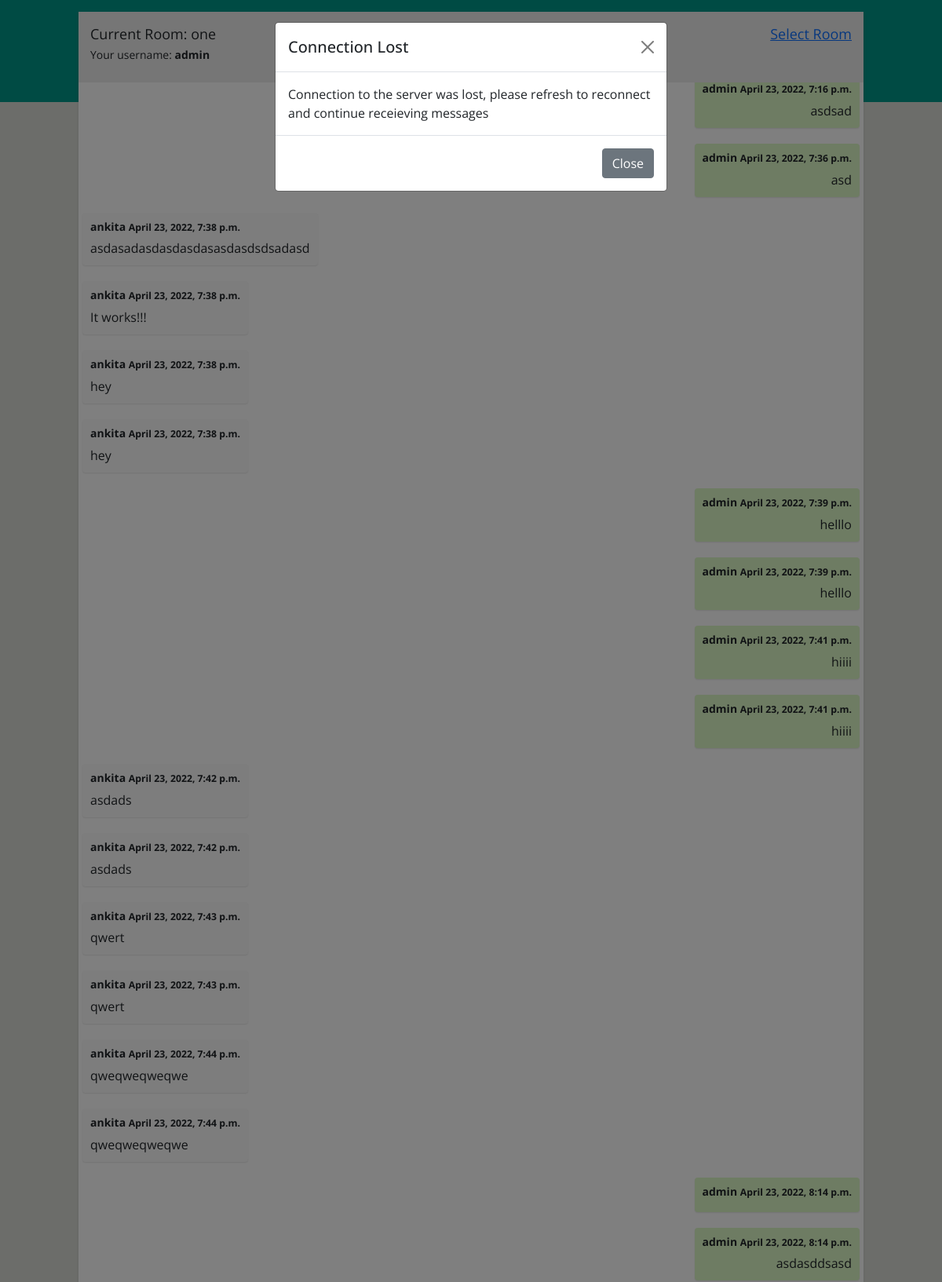
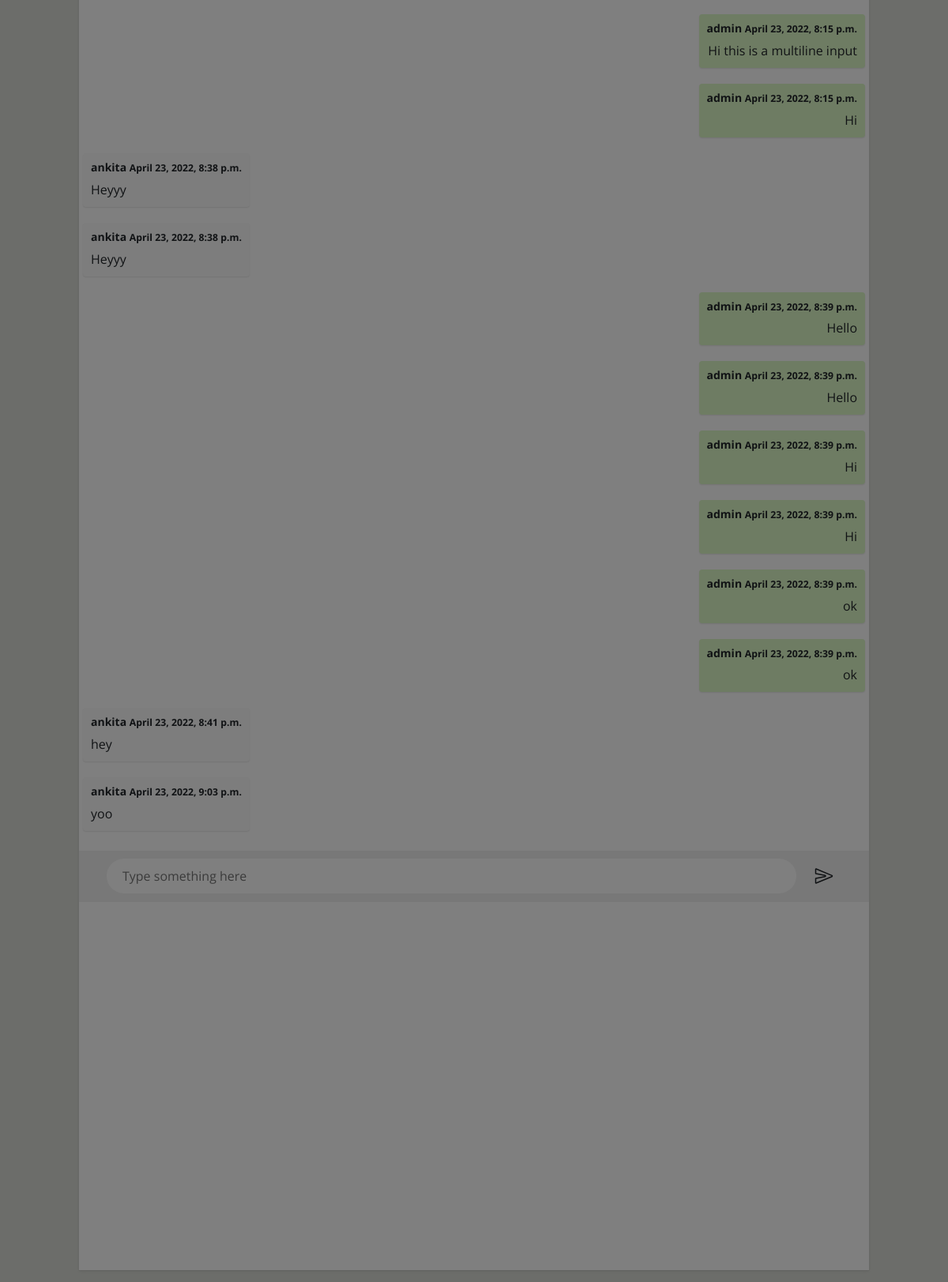
Screenshot of /chat/one/ (signed in) with the database file from the repository (2 pictures, top to bottom).
### chat/models.py (models this page shows, shortened)
class ChatRoom(models.Model):
	name = models.CharField(max_length=150, unique=True)
	private = models.BooleanField(default=False)
	allowed_member_list = models.ManyToManyField(User, blank=True)
	class Meta:
		pass

class User(AbstractUser):
	profile_picture = models.ImageField(default='default.png', upload_to='profile_pics')
	class Meta:
		ordering = ('username',)
	def __str__(self):
		return self.username

class Message(models.Model):
	author = models.ForeignKey(User, related_name='messages', on_delete=models.CASCADE)
	content = models.TextField()
	timestamp = models.DateTimeField(auto_now_add=True)
	room = models.ForeignKey(ChatRoom, related_name='room_message', on_delete=models.CASCADE)
	class Meta:
		None

### chat/views.py (the view)
# urls.py: path('<str:room_name>/', ChatRoomView.as_view(), name='room')
class ChatRoomView(LoginRequiredMixin,TemplateView ):
    template_name = "chat/room.html"
    def get(self, *args, **kwargs):
        chat_room_obj = ChatRoom.objects.filter(name=self.kwargs['room_name'])
        if not chat_room_obj:
            chat_room_obj = ChatRoom.objects.create(name=self.kwargs['room_name'])
        else:
            chat_room_obj = chat_room_obj[0]
        if chat_room_obj.private:
            if not self.request.user in chat_room_obj.allowed_member_list.all():
                return redirect('unauthorized_room')
        return super().get(*args, **kwargs)
    def get_context_data(self, **kwargs):
        context = super(ChatRoomView, self).get_context_data(**kwargs)
        context['message_list'] = Message.objects.filter(room__name=self.kwargs['room_name'])
        chat_room_obj = ChatRoom.objects.get(name=self.kwargs['room_name'])
        context['room_id'] = chat_room_obj.id
        context['room_name'] = chat_room_obj.name
        return context

### chat/templates/chat/room.html (shortened to what this page needs)
{% extends "chat/base.html" %}
{% load static %}
{% block custom_css%}
    <link rel="stylesheet" type="text/css" href="{% static 'css/chat_room.css' %}">
{% endblock %}
{% block content %}
    <div class="container">
        <div class="centerpart">
            <div class="header">
                <div id="room_name_heading" class="d-flex justify-content-between">
                     <div >Current Room: {{room_name}}</div>
                     <div ><a href="{% url 'room_entry' %}">Select Room</a></div>
                </div>
                <small>Your username: <b>{{request.user.username}}</b></small>
            </div>
            <div class="body_centre" id="centre_of_body">
                <div class="chat-area" id="message_part">
                    {% if message_list %}
                        {% for message in message_list %}
                            <div class="message_item {%if message.author.username == request.user.username %}my-message{%endif%}">
                                <h3 class="message_author">{{message.author}} <small>{{message.timestamp}}</small></h3>
                                <div class="message_content">{{message.content}}</div>
                            </div>
                        {% endfor %}
                    {% endif %}
                </div>
            <div class="chatbox_input" id="chat-area">
                <input id="chat-message-input" type="text" size="100" placeholder="Type something here">
                <ion-icon name="send-outline" id="chat-message-submit"  value="Send"></ion-icon>
            </div>
        </div>
        </div>
    </div>
<div class="modal fade" id="LostModal" tabindex="-1" aria-labelledby="LostModalLabel" aria-hidden="true">
  <div class="modal-dialog">
    <div class="modal-content">
      <div class="modal-header">
        <h5 class="modal-title" id="exampleModalLabel">Connection Lost</h5>
        <button type="button" class="btn-close" data-bs-dismiss="modal" aria-label="Close"></button>
      </div>
      <div class="modal-body">
        Connection to the server was lost, please refresh to reconnect and continue receieving messages
      </div>
      <div class="modal-footer">
        <button type="button" class="btn btn-secondary" data-bs-dismiss="modal">Close</button>
      </div>
    </div>
  </div>
</div>
{% endblock %}

### chat/templates/chat/base.html (shortened to what this page needs)
<!DOCTYPE html>
{% load static %}
<html>
<head>
    <link href="https://cdn.jsdelivr.net/npm/bootstrap@5.1.3/dist/css/bootstrap.min.css" rel="stylesheet">
    {% block custom_css%}{% endblock %}
</head>
<body>
{% block content %}
{% endblock %}
</body>
</html>

### chat/static/css/chat_room.css (style rules this page uses)
* { margin: 0; padding: 0; box-sizing: border-box; font-family: 'Open Sans', sans-serif; }
body { display: flex; justify-content: center; align-items: center; min-height: 100vh; background: linear-gradient(#009688 0%, #009688 130px,#d9dbd5 130px, #d9dbd5 100% ); }
.centerpart { position: relative; width: 1000px; max-width: 100%; margin: 0 auto; height: calc(100vh - 30px); background: #fff; box-shadow: 0 1px 1px 0 rgba(0,0,0,0.06),0 2px 5px 0 rgba(0,0,0,0.06); }
#room_name_heading { font-size: 18px; }
.header { position: relative; width: 100%; height: 90px; background: #ededed; justify-content: space-between; align-items: center; padding:15px 15px; }
.body_centre { position: relative; background: "media/background/background.png"; height: calc(100vh - 40vh); }
#message_part { position: relative; width: 100%; height: calc(100vh - 20vh); overflow-x: hidden; overflow-y: auto; padding: 5px; }
.chatbox_input { width: 100%; height: 65px; background: #f0f0f0; padding: 15px; display: flex; justify-content: space-between; align-items: center; top: 555px; }
.chatbox_input input { position: relative; width:90%; margin: 0 20px; padding: 10px 20px; border: none; outline: none; border-radius: 30px; font-size: 1em; }
.chatbox_input ion-icon { position: relative; right:30px; font-size: 1.5em; }
.chat-area { padding: 40px 0 114px; height: auto; overflow: auto; }
.message_item { background: #fafafa; padding: 10px; margin: 0 auto 20px; max-width: 80%; float: left; border-radius: 4px; box-shadow: 0 1px 2px rgba(0,0,0,.1); clear: both; }
.message_item.my-message { float: right; background: #DCF8C6; text-align: right; }
.message_author { margin: 0 auto .5em; font-size: 14px; font-weight: bold; }

### rows the page displays
ChatRoom: name "one"
User: user.username "admin"
Message: author "admin", timestamp "April 23, 2022, 7:16 p.m.", content "asdsad"
Message: author "admin", timestamp "April 23, 2022, 7:36 p.m.", content "asd"
Message: author "ankita", timestamp "April 23, 2022, 7:38 p.m.", content "asdasadasdasdasdasasdasdsdsadasd"
Message: author "ankita", timestamp "April 23, 2022, 7:38 p.m.", content "It works!!!"
Message: author "ankita", timestamp "April 23, 2022, 7:38 p.m.", content "hey"
Message: author "ankita", timestamp "April 23, 2022, 7:38 p.m.", content "hey"
Message: author "admin", timestamp "April 23, 2022, 7:39 p.m.", content "helllo"
Message: author "admin", timestamp "April 23, 2022, 7:39 p.m.", content "helllo"
Message: author "admin", timestamp "April 23, 2022, 7:41 p.m.", content "hiiii"
Message: author "admin", timestamp "April 23, 2022, 7:41 p.m.", content "hiiii"
Message: author "ankita", timestamp "April 23, 2022, 7:42 p.m.", content "asdads"
Message: author "ankita", timestamp "April 23, 2022, 7:42 p.m.", content "asdads"
Message: author "ankita", timestamp "April 23, 2022, 7:43 p.m.", content "qwert"
Message: author "ankita", timestamp "April 23, 2022, 7:43 p.m.", content "qwert"
Message: author "ankita", timestamp "April 23, 2022, 7:44 p.m.", content "qweqweqweqwe"
Message: author "ankita", timestamp "April 23, 2022, 7:44 p.m.", content "qweqweqweqwe"
Message: author "admin", timestamp "April 23, 2022, 8:14 p.m."
Message: author "admin", timestamp "April 23, 2022, 8:14 p.m.", content "asdasddsasd"
Message: author "admin", timestamp "April 23, 2022, 8:15 p.m.", content "Hi this is a multiline input"
Message: author "admin", timestamp "April 23, 2022, 8:15 p.m.", content "Hi"
Message: author "ankita", timestamp "April 23, 2022, 8:38 p.m.", content "Heyyy"
Message: author "ankita", timestamp "April 23, 2022, 8:38 p.m.", content "Heyyy"
Message: author "admin", timestamp "April 23, 2022, 8:39 p.m.", content "Hello"
Message: author "admin", timestamp "April 23, 2022, 8:39 p.m.", content "Hello"
Message: author "admin", timestamp "April 23, 2022, 8:39 p.m.", content "Hi"
Message: author "admin", timestamp "April 23, 2022, 8:39 p.m.", content "Hi"
Message: author "admin", timestamp "April 23, 2022, 8:39 p.m.", content "ok"
Message: author "admin", timestamp "April 23, 2022, 8:39 p.m.", content "ok"
Message: author "ankita", timestamp "April 23, 2022, 8:41 p.m.", content "hey"
Message: author "ankita", timestamp "April 23, 2022, 9:03 p.m.", content "yoo"
